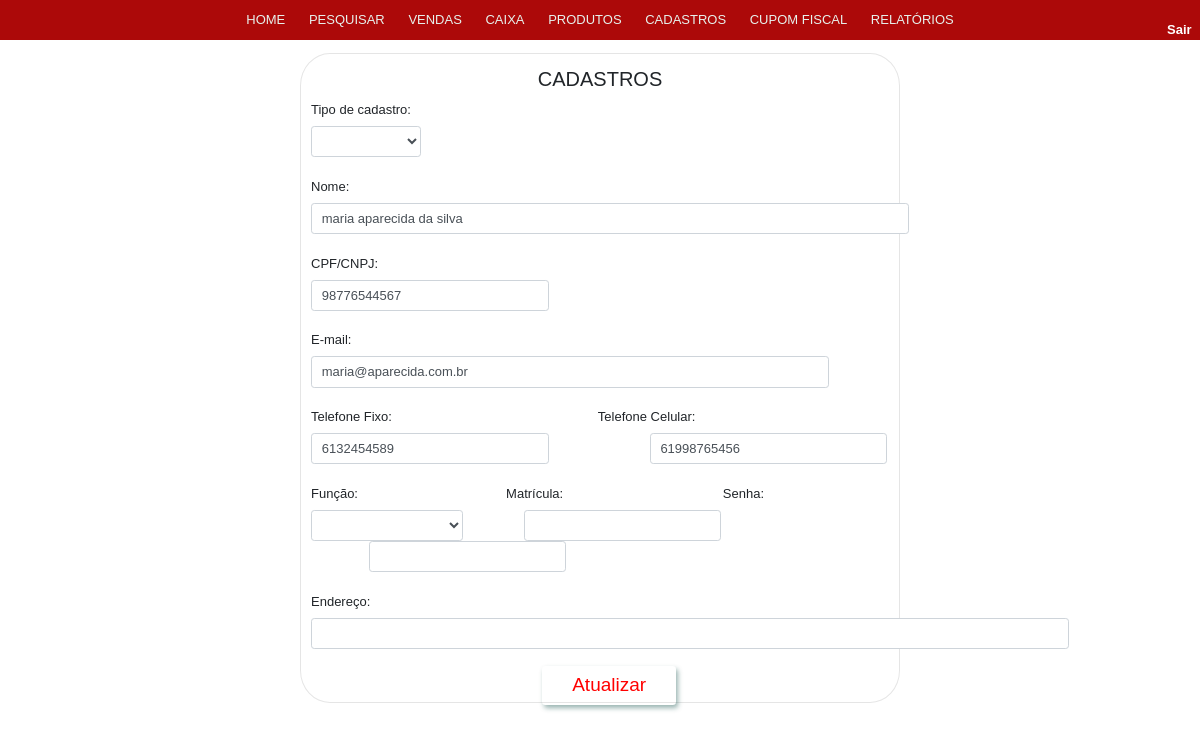
The app's page /view/Cadastros.php?id_get_up=12 with its own data.
### tables this page shows
CREATE TABLE IF NOT EXISTS `pessoa` (
  `id_pessoa` INT NOT NULL AUTO_INCREMENT,
  `nome` VARCHAR(45) NOT NULL,
  `cpf_cnpj` VARCHAR(20) NULL,
  `tipo_pessoa` ENUM('cliente', 'funcionario', 'fornecedor') NOT NULL,
  `email` VARCHAR(45) NULL,
  `telefone_fixo` VARCHAR(11) NULL,
  `telefone_celular` VARCHAR(11) NULL,
  `matricula` VARCHAR(11) NULL,
  `senha` VARCHAR(45) NULL,
  `funcao` ENUM('gerente', 'vendedor', 'operador de caixa') NULL,
  `endereco` VARCHAR(60) NULL,
  PRIMARY KEY (`id_pessoa`),
  UNIQUE INDEX `cpf_cnpj_UNIQUE` (`cpf_cnpj` ASC) );

### model/Pessoa.php (called while the page is built, shortened)
<?php
require_once 'Conexao.php';
class Pessoa
{
    public function selectPessoaCliente($id_up)
    {
        $conexao = new Conexao("projeto_cristofarma", "localhost", "root", "");
        $dados  = $conexao->pdo->prepare("SELECT * FROM pessoa WHERE tipo_pessoa = 'cliente' AND id_pessoa = :id " );
        $dados->bindValue("id", $id_up);
        $dados->execute();
        $dadosSelecionados = $dados->fetchAll(PDO::FETCH_ASSOC);
        return $dadosSelecionados;
    }
}
?>

### model/Conexao.php (called while the page is built, shortened)
<?php
class Conexao {
    function __construct($dbname, $host, $user, $senha)
    {
        try {
            $this->pdo  = new PDO("mysql:dbname=" . $dbname . ";host=" . $host, $user, $senha);
        } catch (PDOException $e) {
            echo "Erro com Banco de Dados: " . $e->getMessage();
            exit();
        } catch (Exception $e) {
            echo "Erro Generico: " . $e->getMessage();
            exit();
        }
    }
}
?>

### view/Cadastros.php (the view, shortened to what this page needs)
<!doctype html>
<html lang="pt">
<head>
    <link rel="stylesheet" href="../css/bootstrap/nav/navegador.css">
    <link rel="stylesheet" href="../css/estilo.css">
</head>
<body>
    <?php
    require_once '../model/Pessoa.php';
    require_once '../model/Conexao.php';
    $pessoa =  new Pessoa();
    ?>
    <header>
    <nav class="dp-menu">
        <ul>
            <li><a href="home.php">HOME</a></li>
            <li><a href="#">PESQUISAR</a>
            </li>
            <li><a href="Vendas.php">VENDAS</a></li>
            <li><a href="Caixa.php">CAIXA</a></li>
            <li><a href="#">PRODUTOS</a>
            </li>
            <li><a href="Cadastros.php">CADASTROS</a></li>
            <li><a href="CupomFiscal.php">CUPOM FISCAL</a></li>
            <li><a href="#">RELATÓRIOS</a>
        </ul>
    </nav>
    <div id="divSair" >
        <a href="index.php">Sair</a>
    </div>
    </header>
    <section id="principal">
        <?php
        if (isset($_GET['id_get_up']))
        {
            $id_up = addslashes($_GET['id_get_up']);
            $retornoConsulta = $pessoa->selectPessoaCliente($id_up);
        }
        ?>
        <form id="cadastro" method="POST">
            <legend>CADASTROS</legend>
                <label id="txtTipoCadastro">Tipo de cadastro:</label>
                <select id="tipoCadastro" name="tipoCadastro" class="form-control" autofocus required onchange="verifica(this.value)">
                    <option value="" selected> </option>
                    <option value="cliente" >Cliente</option>
                </select><br/>
            <label for="nome" id="nome">Nome:</label><br/>
            <input id="nome" type="text" class="form-control" name="nome" size="70" required value="<?php if(isset($retornoConsulta)){echo $retornoConsulta[0]['nome'];}?>"><br/><br/>
            <label for="cpfAndCnpj" id="cpf">CPF/CNPJ:</label><br/>
            <input id="cpfAndCnpj" class="form-control" type="text" name="cpf_cnpj" size="25" maxlength="14" value="<?php if(isset($retornoConsulta)){echo $retornoConsulta[0]['cpf_cnpj'];}?>"><br/><br/>
            <label for="email" id="email">E-mail:</label><br/>
            <input id="email" class="form-control" type="email" name="email" size="60" required value="<?php if(isset($retornoConsulta)){echo $retornoConsulta[0]['email'];}?>"><br/><br/>
            <label for="telefoneFixo" id="telefoneFixo">Telefone Fixo:</label>
            <label for="telefoneCelular" id="telefoneCelular" style="margin-left: 35%;">Telefone Celular:</label><br/>
            <input id="telefoneFixo" class="form-control" type="text" name="telefoneFixo" data-mask="(00) 0000-0000"
                data-mask-selectonfocus="true" size="25" value="<?php if(isset($retornoConsulta)){echo $retornoConsulta[0]['telefone_fixo'];}?>">&nbsp; &nbsp;
            <input id="telefoneCelular" class="form-control" type="text" name="telefoneCelular" data-mask="(00) 00000-0000"
                data-mask-selectonfocus="true" size="25"  required style="margin-left: 15%;" value="<?php if(isset($retornoConsulta)){echo $retornoConsulta[0]['telefone_celular'];}?>"><br/><br/>
            <label id="funcao" style="display: inline;">Função:</label>
            <label for="matricula" style="margin-left: 25%;">Matrícula:</label>
            <label for="senha" style="margin-left: 27%;">Senha:</label><br/>
            <select id="listaFuncao" name="listaFuncao" class="form-control" required style="display: inline;" >
                <option value="" selected> </option>
                <option value="gerente">Gerente</option>
            </select>
            <input id="matricula"  class="form-control"type="text" name="matricula" size="20" style="margin-left: 10%;" value="">&nbsp;
            <input id="senha"  class="form-control"type="password" name="senha" size="20" style="margin-left: 10%;" value=""> <br/><br/>
            <label for="endereco" id="endereco">Endereço:</label><br>
            <input id="endereco" class="form-control"type="text" name="endereco" size="90" value="" > <br>
            <input  class="btn btn-outline-danger" id="btnCadastrar" type="submit" name="btnGravarClientes" style="margin-left: 40%; margin-top: 3%;"
                value="<?php if (isset($_GET['id_get_up'])){echo 'Atualizar';} else {echo 'Cadastrar';}?>">
        </form>
    </section>
</body>
</html>

### css/estilo.css (style rules this page uses)
* { padding: 0px; margin: 0px; font-family: sans-serif; font-size: 13px; }
section#principal { border:rgba(0, 0, 0, .1) 1px solid; border-radius: 5%; width: 50%; height: 650px; display: block; margin: auto; padding: 10px; }
#cadastro input, label { display: inline-block; }
legend { text-align: center; font-size: 15pt; margin-top: 0px; }
#notaFiscal input, label { display: inline-block; }
.btn { border: none; background-color: #74032e; color: white; padding: 5px 30px; text-align: center; text-decoration: none; display: inline-block; font-size: 19px; box-shadow: 2px 3px 5px rgb(10 74 67 / 42%); }
.btn-outline-danger { color: #ff0000; background-color: transparent; border-color: #f1eeef; font: bold; }
#divSair { width: 2%; font-size: 12pt; float: right; margin-right: 1%; margin-left: 80%; margin-top: -3%; }
#divSair a { color: white; font-weight: bolder; padding: 3px; }

### records on screen
pessoa: nome "maria aparecida da silva", cpf_cnpj "98776544567", email "maria@aparecida.com.br", telefoneFixo "6132454589", telefoneCelular "61998765456"
